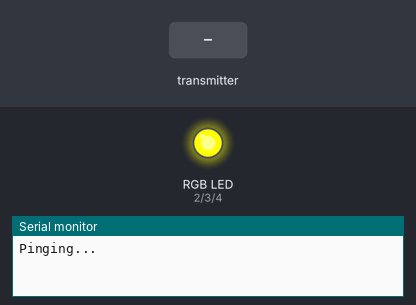
Simulated run of this sketch. Board: Arduino Uno, built with avr-gcc and run on an emulated ATmega328P. Parts: an RGB LED mixed from three pins (HIGH = lit), the last lines printed to the serial monitor. The test bench sets the inputs (shaded band). No radio packets arrive unless stated.

Above: at 0.1 s.
At 1.2 s:
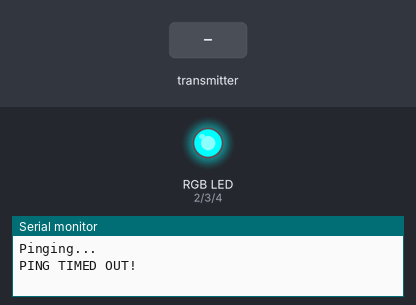
1.3 s: the transmitter starts sending recBytes.0 = 0
Timing chart, 0 to 4.3 s (numbered marks = the images above; inputs shaded):
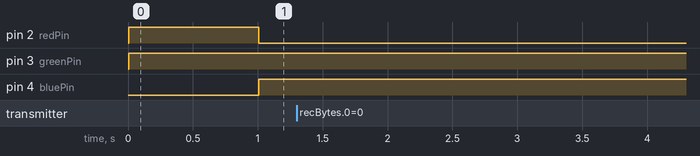

The sketch:

TranEx.ino
```cpp
#include <SPI.h>
#include <RF24.h>
#include <nRF24L01.h>
#include <RF24_config.h>

/*
 * This is a simple arduino module set to be a transmitter, currently for
 * firework Efuse Slats && holiday lightshow spectacular.
 * Author: Dean Galvin
 * Creation Date: 12-9-2013
 * Last Updated: 1-22-2014
 * Version 0.01
 */
//I attempt to make all constants up
//outside the code below.
//Setup RDF24 pins SPI 50-52
RF24 radio(9,10);
//
// Topology
//
//Radio pipe addresses for the 2 nodes to communicate.
const uint64_t pipes[2] = { 0xF0F0F0F0E1LL, 0xF0F0F0F0D2LL };

//
// Role management
//
// Set up role.  This sketch uses the same software for all the nodes
// in this system.  Doing so greatly simplifies testing.
//

// The various roles supported by this sketch
typedef enum { role_ping_out = 1, role_pong_back } role_e;

// The debug-friendly names of those roles
const char* role_friendly_name[] = { "invalid", "Ping out", "Pong back"};

// The role of the current running sketch
role_e role = role_pong_back;

int pingWait = 1000;
int pingTime = pingWait-1;
long pingSent = 0;
int redPin = 2;
int greenPin = 3;
int bluePin = 4;
bool connected = false;
bool timedOut = false;

byte pingout[] = {0x05, 0x00, 0x00};
// the setup routine runs once when you press reset:
void setup() {
  Serial.begin(57600);

  radio.begin();
  radio.setRetries(0, 15);
  radio.setPayloadSize(8);
  radio.startListening();
  radio.openWritingPipe(pipes[0]);
  radio.openReadingPipe(1,pipes[1]);

  pinMode(redPin, OUTPUT);
  pinMode(greenPin, OUTPUT);
  pinMode(bluePin, OUTPUT);
}

// the loop routine runs over and over again forever:
void loop() {
  pingTime++;
  if (pingTime >= pingWait) {
    sendPing();
  }
  if (radio.available()) {
    byte recByte [3];
    getTransmission(recByte);
  }
  if (Serial.available() >= 3) {
    getSerial();
  }
  delay(10);
}

void pingTimeout() {
  Serial.println("PING TIMED OUT!");
  timedOut = true;
  connected = false;
  pingWait=1000;
  pingTime = 0;
  setRGB(0, 255, 255);
}

void pingConnect() {
  connected = true;
  Serial.println("Got connection!");
  timedOut=true;
  pingWait = 10000;
  pingTime = 0;
  setRGB(255, 0, 255);
}

void sendPing() {
  Serial.println("Pinging...");
  pingout[1] = millis() % 256;
  sendTrans(pingout, true);
  pingTime = 0;
  timedOut = false;

}

void getTransmission(byte ret[]) {
  byte recBytes[3];
  radio.read(&recBytes, sizeof(recBytes));
  printBytes(recBytes[0], recBytes[1], recBytes[2]);
  ret[0] = recBytes[0];
  ret[1] = recBytes[1];
  ret[2] = recBytes[2];
}

void getSerial() {
  // read the incoming byte:
  byte trans[3];
  for(int i=0; i < 3; i++) {
    byte incomingByte = Serial.read();
    incomingByte -= 48;
    trans[i] = incomingByte;
  }
  if (trans[0] == 5 && trans[1] == 4 && trans [2] == 2) {
    Serial.println("Synthetic Timeout");
    pingTimeout();
  } else {
    sendTrans(trans, false);
  }
}

void sendTrans(byte transmission[], bool isPing) {
  if(connected || isPing) {
    setRGB(255, 255, 0);
    long timeSend = millis();
    radio.stopListening();
    radio.write(transmission, 3);
    radio.startListening();
    while(!radio.available()) {
      if(millis() > timeSend+1000) {
        pingTimeout();
        return;
      }
    }
    byte recByte [3];
    getTransmission(recByte);
    if(transmission[0] == recByte[0] && transmission[1] == recByte[1] && transmission [2] == recByte[2]) {
      pingConnect();
    } else {
      pingTimeout();
    }
    printBytes(recByte[0], recByte[1], recByte[2]);
    printByteTran(transmission);
  }
}

void setRGB(int red, int green, int blue) {
  analogWrite(redPin, red);
  analogWrite(greenPin, green);
  analogWrite(bluePin, blue);
}

void printBytes(byte bOne, byte bTwo, byte bThree) {
  byte printBytes[] = {bOne, bTwo, bThree};
  printByteTran(printBytes);
}

void printByteTran(byte trans[]) {
  for(int i=0; i<3; i++) {
    //char buffer[4];
    //sprintf(buffer, "0x%02x ",trans[i]);
    Serial.print(trans[i]);
  }
  Serial.println();
}
```
